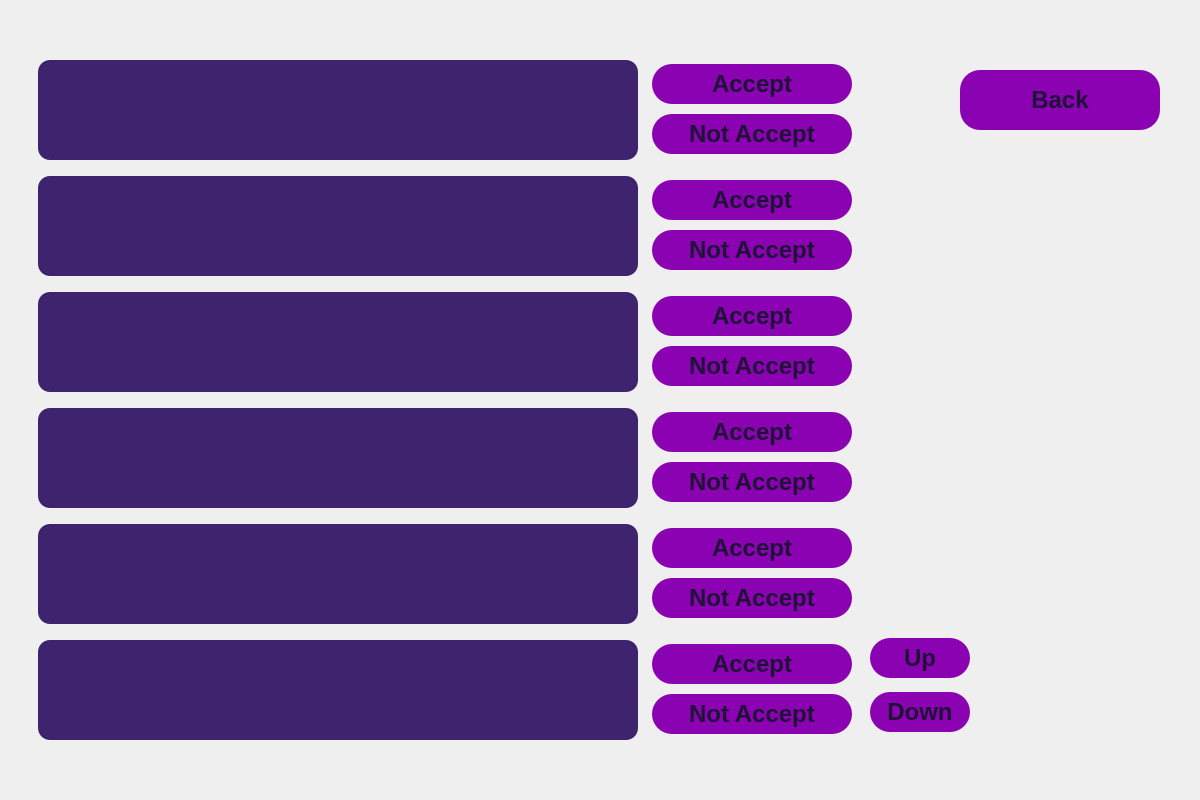
<?xml version="1.0" encoding="UTF-8"?>
<ui version="4.0">
 <class>messages</class>
 <widget class="QWidget" name="messages">
  <property name="geometry">
   <rect>
    <x>0</x>
    <y>0</y>
    <width>1200</width>
    <height>800</height>
   </rect>
  </property>
  <property name="minimumSize">
   <size>
    <width>1200</width>
    <height>800</height>
   </size>
  </property>
  <property name="windowTitle">
   <string>Messages</string>
  </property>
  <property name="styleSheet">
   <string notr="true">messages
{
	background-color:#0a0612;
}
QPushButton
{
	background-color:#8a02b2;
	color:#1f1137;
	border-radius:20px;
}
QPushButton:hover
{
	background-color:#341d5c;
	color: #ffffff;
}
QLabel
{
	color:#ad03de;
}
QLineEdit
{
	background-color:#673ab7;
	color:#ffffff;
	border-radius:16px;
}
QLineEdit:hover
{
	background-color:#5d34a5;
}
QPlainTextEdit
{
	color:#ffffff;
	background-color:#3e236e;
	border-radius:12px;
}</string>
  </property>
  <widget class="QWidget" name="gridLayoutWidget">
   <property name="geometry">
    <rect>
     <x>30</x>
     <y>50</y>
     <width>831</width>
     <height>701</height>
    </rect>
   </property>
   <layout class="QGridLayout" name="gridLayout">
    <item row="5" column="0">
     <widget class="QPlainTextEdit" name="pte_message6">
      <property name="minimumSize">
       <size>
        <width>600</width>
        <height>100</height>
       </size>
      </property>
      <property name="maximumSize">
       <size>
        <width>600</width>
        <height>100</height>
       </size>
      </property>
      <property name="font">
       <font>
        <pointsize>18</pointsize>
       </font>
      </property>
      <property name="readOnly">
       <bool>true</bool>
      </property>
     </widget>
    </item>
    <item row="0" column="0">
     <widget class="QPlainTextEdit" name="pte_message1">
      <property name="minimumSize">
       <size>
        <width>600</width>
        <height>100</height>
       </size>
      </property>
      <property name="maximumSize">
       <size>
        <width>600</width>
        <height>100</height>
       </size>
      </property>
      <property name="font">
       <font>
        <pointsize>18</pointsize>
       </font>
      </property>
      <property name="readOnly">
       <bool>true</bool>
      </property>
     </widget>
    </item>
    <item row="4" column="0">
     <widget class="QPlainTextEdit" name="pte_message5">
      <property name="minimumSize">
       <size>
        <width>600</width>
        <height>100</height>
       </size>
      </property>
      <property name="maximumSize">
       <size>
        <width>600</width>
        <height>100</height>
       </size>
      </property>
      <property name="font">
       <font>
        <pointsize>18</pointsize>
       </font>
      </property>
      <property name="readOnly">
       <bool>true</bool>
      </property>
     </widget>
    </item>
    <item row="3" column="0">
     <widget class="QPlainTextEdit" name="pte_message4">
      <property name="minimumSize">
       <size>
        <width>600</width>
        <height>100</height>
       </size>
      </property>
      <property name="maximumSize">
       <size>
        <width>600</width>
        <height>100</height>
       </size>
      </property>
      <property name="font">
       <font>
        <pointsize>18</pointsize>
       </font>
      </property>
      <property name="readOnly">
       <bool>true</bool>
      </property>
     </widget>
    </item>
    <item row="1" column="0">
     <widget class="QPlainTextEdit" name="pte_message2">
      <property name="minimumSize">
       <size>
        <width>600</width>
        <height>100</height>
       </size>
      </property>
      <property name="maximumSize">
       <size>
        <width>600</width>
        <height>100</height>
       </size>
      </property>
      <property name="font">
       <font>
        <pointsize>18</pointsize>
       </font>
      </property>
      <property name="readOnly">
       <bool>true</bool>
      </property>
     </widget>
    </item>
    <item row="2" column="0">
     <widget class="QPlainTextEdit" name="pte_message3">
      <property name="minimumSize">
       <size>
        <width>600</width>
        <height>100</height>
       </size>
      </property>
      <property name="maximumSize">
       <size>
        <width>600</width>
        <height>100</height>
       </size>
      </property>
      <property name="font">
       <font>
        <pointsize>18</pointsize>
       </font>
      </property>
      <property name="readOnly">
       <bool>true</bool>
      </property>
     </widget>
    </item>
    <item row="0" column="1">
     <layout class="QVBoxLayout" name="verticalLayout">
      <item>
       <widget class="QPushButton" name="btn_accept1">
        <property name="minimumSize">
         <size>
          <width>200</width>
          <height>40</height>
         </size>
        </property>
        <property name="maximumSize">
         <size>
          <width>200</width>
          <height>40</height>
         </size>
        </property>
        <property name="font">
         <font>
          <pointsize>18</pointsize>
          <weight>75</weight>
          <bold>true</bold>
         </font>
        </property>
        <property name="text">
         <string>Accept</string>
        </property>
       </widget>
      </item>
      <item>
       <widget class="QPushButton" name="btn_notaccept1">
        <property name="minimumSize">
         <size>
          <width>200</width>
          <height>40</height>
         </size>
        </property>
        <property name="maximumSize">
         <size>
          <width>200</width>
          <height>40</height>
         </size>
        </property>
        <property name="font">
         <font>
          <pointsize>18</pointsize>
          <weight>75</weight>
          <bold>true</bold>
         </font>
        </property>
        <property name="text">
         <string>Not Accept</string>
        </property>
       </widget>
      </item>
     </layout>
    </item>
    <item row="1" column="1">
     <layout class="QVBoxLayout" name="verticalLayout_2">
      <item>
       <widget class="QPushButton" name="btn_accept2">
        <property name="minimumSize">
         <size>
          <width>200</width>
          <height>40</height>
         </size>
        </property>
        <property name="maximumSize">
         <size>
          <width>200</width>
          <height>40</height>
         </size>
        </property>
        <property name="font">
         <font>
          <pointsize>18</pointsize>
          <weight>75</weight>
          <bold>true</bold>
         </font>
        </property>
        <property name="text">
         <string>Accept</string>
        </property>
       </widget>
      </item>
      <item>
       <widget class="QPushButton" name="btn_notaccept2">
        <property name="minimumSize">
         <size>
          <width>200</width>
          <height>40</height>
         </size>
        </property>
        <property name="maximumSize">
         <size>
          <width>200</width>
          <height>40</height>
         </size>
        </property>
        <property name="font">
         <font>
          <pointsize>18</pointsize>
          <weight>75</weight>
          <bold>true</bold>
         </font>
        </property>
        <property name="text">
         <string>Not Accept</string>
        </property>
       </widget>
      </item>
     </layout>
    </item>
    <item row="2" column="1">
     <layout class="QVBoxLayout" name="verticalLayout_3">
      <item>
       <widget class="QPushButton" name="btn_accept3">
        <property name="minimumSize">
         <size>
          <width>200</width>
          <height>40</height>
         </size>
        </property>
        <property name="maximumSize">
         <size>
          <width>200</width>
          <height>40</height>
         </size>
        </property>
        <property name="font">
         <font>
          <pointsize>18</pointsize>
          <weight>75</weight>
          <bold>true</bold>
         </font>
        </property>
        <property name="text">
         <string>Accept</string>
        </property>
       </widget>
      </item>
      <item>
       <widget class="QPushButton" name="btn_notaccept3">
        <property name="minimumSize">
         <size>
          <width>200</width>
          <height>40</height>
         </size>
        </property>
        <property name="maximumSize">
         <size>
          <width>200</width>
          <height>40</height>
         </size>
        </property>
        <property name="font">
         <font>
          <pointsize>18</pointsize>
          <weight>75</weight>
          <bold>true</bold>
         </font>
        </property>
        <property name="text">
         <string>Not Accept</string>
        </property>
       </widget>
      </item>
     </layout>
    </item>
    <item row="3" column="1">
     <layout class="QVBoxLayout" name="verticalLayout_4">
      <item>
       <widget class="QPushButton" name="btn_accept4">
        <property name="minimumSize">
         <size>
          <width>200</width>
          <height>40</height>
         </size>
        </property>
        <property name="maximumSize">
         <size>
          <width>200</width>
          <height>40</height>
         </size>
        </property>
        <property name="font">
         <font>
          <pointsize>18</pointsize>
          <weight>75</weight>
          <bold>true</bold>
         </font>
        </property>
        <property name="text">
         <string>Accept</string>
        </property>
       </widget>
      </item>
      <item>
       <widget class="QPushButton" name="btn_notaccept4">
        <property name="minimumSize">
         <size>
          <width>200</width>
          <height>40</height>
         </size>
        </property>
        <property name="maximumSize">
         <size>
          <width>200</width>
          <height>40</height>
         </size>
        </property>
        <property name="font">
         <font>
          <pointsize>18</pointsize>
          <weight>75</weight>
          <bold>true</bold>
         </font>
        </property>
        <property name="text">
         <string>Not Accept</string>
        </property>
       </widget>
      </item>
     </layout>
    </item>
    <item row="4" column="1">
     <layout class="QVBoxLayout" name="verticalLayout_5">
      <item>
       <widget class="QPushButton" name="btn_accept5">
        <property name="minimumSize">
         <size>
          <width>200</width>
          <height>40</height>
         </size>
        </property>
        <property name="maximumSize">
         <size>
          <width>200</width>
          <height>40</height>
         </size>
        </property>
        <property name="font">
         <font>
          <pointsize>18</pointsize>
          <weight>75</weight>
          <bold>true</bold>
         </font>
        </property>
        <property name="text">
         <string>Accept</string>
        </property>
       </widget>
      </item>
      <item>
       <widget class="QPushButton" name="btn_notaccept5">
        <property name="minimumSize">
         <size>
          <width>200</width>
          <height>40</height>
         </size>
        </property>
        <property name="maximumSize">
         <size>
          <width>200</width>
          <height>40</height>
         </size>
        </property>
        <property name="font">
         <font>
          <pointsize>18</pointsize>
          <weight>75</weight>
          <bold>true</bold>
         </font>
        </property>
        <property name="text">
         <string>Not Accept</string>
        </property>
       </widget>
      </item>
     </layout>
    </item>
    <item row="5" column="1">
     <layout class="QVBoxLayout" name="verticalLayout_6">
      <item>
       <widget class="QPushButton" name="btn_accept6">
        <property name="minimumSize">
         <size>
          <width>200</width>
          <height>40</height>
         </size>
        </property>
        <property name="maximumSize">
         <size>
          <width>200</width>
          <height>40</height>
         </size>
        </property>
        <property name="font">
         <font>
          <pointsize>18</pointsize>
          <weight>75</weight>
          <bold>true</bold>
         </font>
        </property>
        <property name="text">
         <string>Accept</string>
        </property>
       </widget>
      </item>
      <item>
       <widget class="QPushButton" name="btn_notaccept6">
        <property name="minimumSize">
         <size>
          <width>200</width>
          <height>40</height>
         </size>
        </property>
        <property name="maximumSize">
         <size>
          <width>200</width>
          <height>40</height>
         </size>
        </property>
        <property name="font">
         <font>
          <pointsize>18</pointsize>
          <weight>75</weight>
          <bold>true</bold>
         </font>
        </property>
        <property name="text">
         <string>Not Accept</string>
        </property>
       </widget>
      </item>
     </layout>
    </item>
   </layout>
  </widget>
  <widget class="QPushButton" name="btn_back">
   <property name="geometry">
    <rect>
     <x>960</x>
     <y>70</y>
     <width>200</width>
     <height>60</height>
    </rect>
   </property>
   <property name="minimumSize">
    <size>
     <width>200</width>
     <height>60</height>
    </size>
   </property>
   <property name="maximumSize">
    <size>
     <width>200</width>
     <height>60</height>
    </size>
   </property>
   <property name="font">
    <font>
     <pointsize>18</pointsize>
     <weight>75</weight>
     <bold>true</bold>
    </font>
   </property>
   <property name="text">
    <string>Back</string>
   </property>
  </widget>
  <widget class="QWidget" name="verticalLayoutWidget_7">
   <property name="geometry">
    <rect>
     <x>870</x>
     <y>630</y>
     <width>111</width>
     <height>111</height>
    </rect>
   </property>
   <layout class="QVBoxLayout" name="verticalLayout_7">
    <item>
     <widget class="QPushButton" name="btn_up">
      <property name="minimumSize">
       <size>
        <width>100</width>
        <height>40</height>
       </size>
      </property>
      <property name="maximumSize">
       <size>
        <width>100</width>
        <height>40</height>
       </size>
      </property>
      <property name="font">
       <font>
        <pointsize>18</pointsize>
        <weight>75</weight>
        <bold>true</bold>
       </font>
      </property>
      <property name="text">
       <string>Up</string>
      </property>
     </widget>
    </item>
    <item>
     <widget class="QPushButton" name="btn_down">
      <property name="minimumSize">
       <size>
        <width>100</width>
        <height>40</height>
       </size>
      </property>
      <property name="maximumSize">
       <size>
        <width>100</width>
        <height>40</height>
       </size>
      </property>
      <property name="font">
       <font>
        <pointsize>18</pointsize>
        <weight>75</weight>
        <bold>true</bold>
       </font>
      </property>
      <property name="text">
       <string>Down</string>
      </property>
     </widget>
    </item>
   </layout>
  </widget>
 </widget>
 <resources/>
 <connections/>
</ui>
